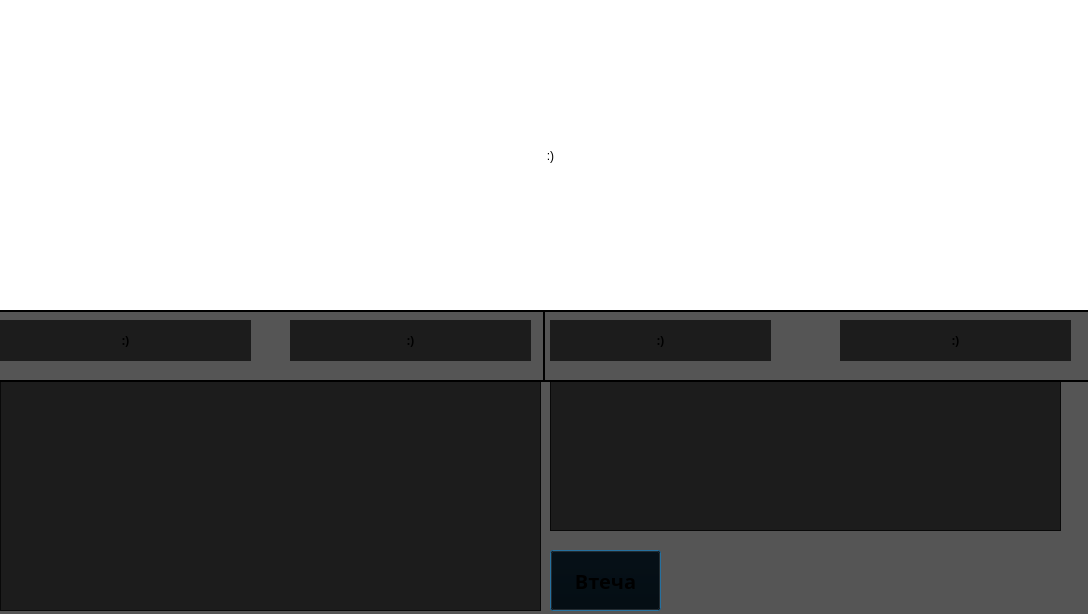
<?xml version="1.0" encoding="UTF-8"?>
<ui version="4.0">
 <class>Fight</class>
 <widget class="QDialog" name="Fight">
  <property name="geometry">
   <rect>
    <x>0</x>
    <y>0</y>
    <width>1088</width>
    <height>614</height>
   </rect>
  </property>
  <property name="windowTitle">
   <string/>
  </property>
  <property name="styleSheet">
   <string notr="true">QDialog {

    border-image: url(TB2)0 0 0 0 stretch stretch;

    background: transparent;
    

}</string>
  </property>
  <widget class="QFrame" name="mid_blackline">
   <property name="geometry">
    <rect>
     <x>543</x>
     <y>310</y>
     <width>2</width>
     <height>71</height>
    </rect>
   </property>
   <property name="baseSize">
    <size>
     <width>0</width>
     <height>0</height>
    </size>
   </property>
   <property name="styleSheet">
    <string notr="true">background-color: black;
</string>
   </property>
   <property name="frameShape">
    <enum>QFrame::Shape::StyledPanel</enum>
   </property>
   <property name="frameShadow">
    <enum>QFrame::Shadow::Raised</enum>
   </property>
  </widget>
  <widget class="QFrame" name="under_blackline">
   <property name="geometry">
    <rect>
     <x>-10</x>
     <y>380</y>
     <width>1101</width>
     <height>2</height>
    </rect>
   </property>
   <property name="styleSheet">
    <string notr="true">background-color: black;
</string>
   </property>
   <property name="frameShape">
    <enum>QFrame::Shape::StyledPanel</enum>
   </property>
   <property name="frameShadow">
    <enum>QFrame::Shadow::Raised</enum>
   </property>
  </widget>
  <widget class="QFrame" name="over_blackline">
   <property name="geometry">
    <rect>
     <x>0</x>
     <y>310</y>
     <width>1101</width>
     <height>2</height>
    </rect>
   </property>
   <property name="styleSheet">
    <string notr="true">background-color: black;
</string>
   </property>
   <property name="frameShape">
    <enum>QFrame::Shape::StyledPanel</enum>
   </property>
   <property name="frameShadow">
    <enum>QFrame::Shadow::Raised</enum>
   </property>
  </widget>
  <widget class="QFrame" name="colour_back">
   <property name="geometry">
    <rect>
     <x>-10</x>
     <y>310</y>
     <width>1111</width>
     <height>311</height>
    </rect>
   </property>
   <property name="styleSheet">
    <string notr="true">background-color: rgba(0, 0, 0, 170);</string>
   </property>
   <property name="frameShape">
    <enum>QFrame::Shape::StyledPanel</enum>
   </property>
   <property name="frameShadow">
    <enum>QFrame::Shadow::Raised</enum>
   </property>
   <widget class="QLabel" name="Hero_HP">
    <property name="geometry">
     <rect>
      <x>10</x>
      <y>10</y>
      <width>251</width>
      <height>41</height>
     </rect>
    </property>
    <property name="font">
     <font>
      <family>Unispace</family>
      <bold>true</bold>
     </font>
    </property>
    <property name="layoutDirection">
     <enum>Qt::LayoutDirection::LeftToRight</enum>
    </property>
    <property name="text">
     <string>:)</string>
    </property>
    <property name="alignment">
     <set>Qt::AlignmentFlag::AlignCenter</set>
    </property>
   </widget>
   <widget class="QLabel" name="Enemy_HP">
    <property name="geometry">
     <rect>
      <x>560</x>
      <y>10</y>
      <width>221</width>
      <height>41</height>
     </rect>
    </property>
    <property name="font">
     <font>
      <family>Unispace</family>
      <bold>true</bold>
     </font>
    </property>
    <property name="layoutDirection">
     <enum>Qt::LayoutDirection::LeftToRight</enum>
    </property>
    <property name="text">
     <string>:)</string>
    </property>
    <property name="alignment">
     <set>Qt::AlignmentFlag::AlignCenter</set>
    </property>
   </widget>
   <widget class="QLabel" name="Hero_Mana">
    <property name="geometry">
     <rect>
      <x>300</x>
      <y>10</y>
      <width>241</width>
      <height>41</height>
     </rect>
    </property>
    <property name="font">
     <font>
      <family>Unispace</family>
      <bold>true</bold>
     </font>
    </property>
    <property name="layoutDirection">
     <enum>Qt::LayoutDirection::LeftToRight</enum>
    </property>
    <property name="text">
     <string>:)</string>
    </property>
    <property name="alignment">
     <set>Qt::AlignmentFlag::AlignCenter</set>
    </property>
   </widget>
   <widget class="QLabel" name="Enemy_Mana">
    <property name="geometry">
     <rect>
      <x>850</x>
      <y>10</y>
      <width>231</width>
      <height>41</height>
     </rect>
    </property>
    <property name="font">
     <font>
      <family>Unispace</family>
      <bold>true</bold>
     </font>
    </property>
    <property name="layoutDirection">
     <enum>Qt::LayoutDirection::LeftToRight</enum>
    </property>
    <property name="text">
     <string>:)</string>
    </property>
    <property name="alignment">
     <set>Qt::AlignmentFlag::AlignCenter</set>
    </property>
   </widget>
   <widget class="QListWidget" name="spellListWidget">
    <property name="geometry">
     <rect>
      <x>10</x>
      <y>70</y>
      <width>541</width>
      <height>231</height>
     </rect>
    </property>
    <property name="font">
     <font>
      <family>Unispace</family>
      <pointsize>13</pointsize>
      <bold>true</bold>
     </font>
    </property>
   </widget>
   <widget class="QTextEdit" name="combatLogTextEdit">
    <property name="enabled">
     <bool>true</bool>
    </property>
    <property name="geometry">
     <rect>
      <x>560</x>
      <y>70</y>
      <width>511</width>
      <height>151</height>
     </rect>
    </property>
    <property name="font">
     <font>
      <family>Unispace</family>
      <pointsize>13</pointsize>
      <bold>true</bold>
     </font>
    </property>
   </widget>
   <widget class="QPushButton" name="btn_escape">
    <property name="geometry">
     <rect>
      <x>560</x>
      <y>240</y>
      <width>111</width>
      <height>61</height>
     </rect>
    </property>
    <property name="font">
     <font>
      <family>Unispace</family>
      <pointsize>15</pointsize>
      <bold>true</bold>
     </font>
    </property>
    <property name="text">
     <string>Втеча</string>
    </property>
   </widget>
  </widget>
  <widget class="QLabel" name="enemyImageLabel">
   <property name="geometry">
    <rect>
     <x>350</x>
     <y>0</y>
     <width>401</width>
     <height>311</height>
    </rect>
   </property>
   <property name="layoutDirection">
    <enum>Qt::LayoutDirection::LeftToRight</enum>
   </property>
   <property name="text">
    <string>:)</string>
   </property>
   <property name="alignment">
    <set>Qt::AlignmentFlag::AlignCenter</set>
   </property>
  </widget>
  <zorder>colour_back</zorder>
  <zorder>under_blackline</zorder>
  <zorder>mid_blackline</zorder>
  <zorder>over_blackline</zorder>
  <zorder>enemyImageLabel</zorder>
 </widget>
 <resources/>
 <connections/>
</ui>
